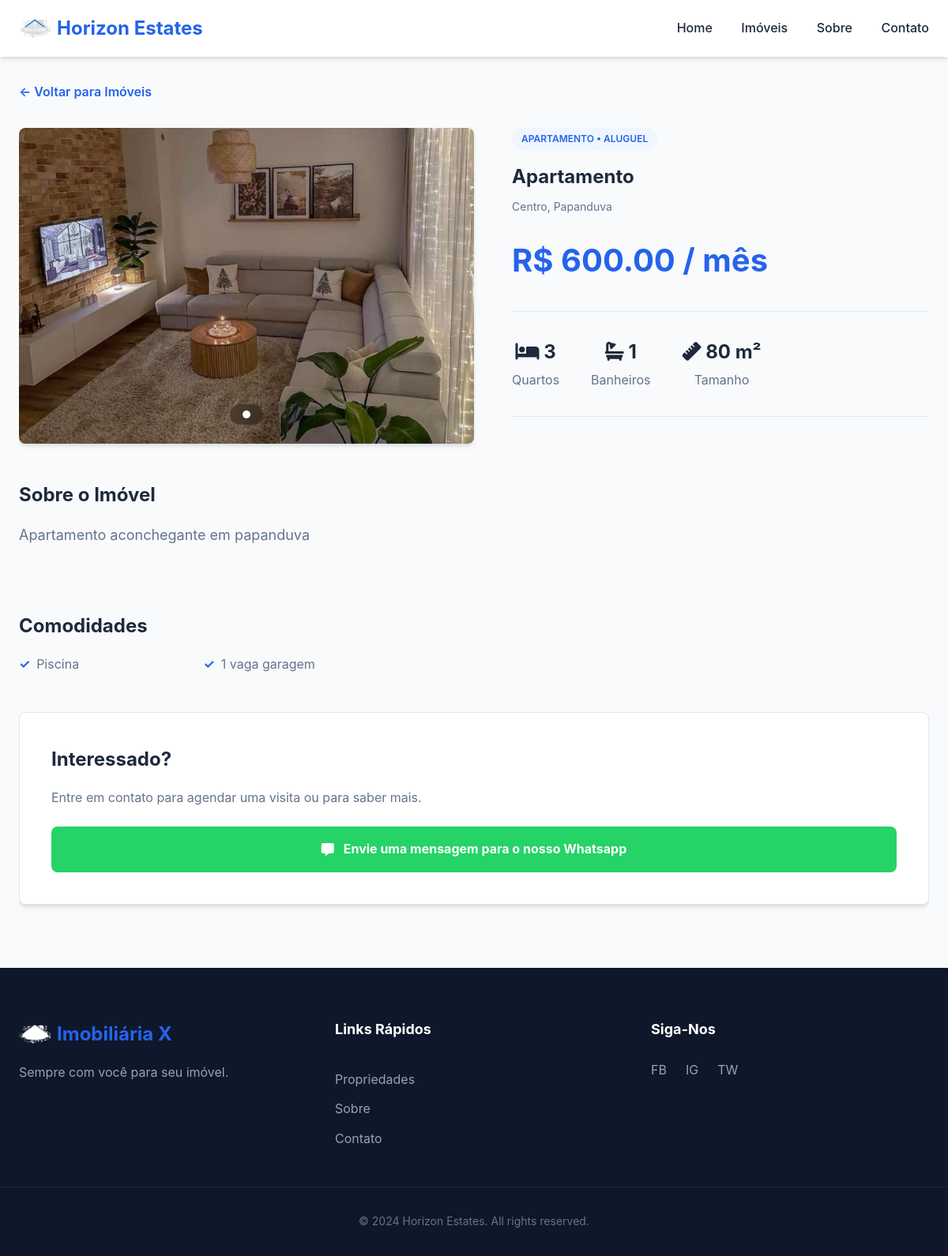
Page /property-details/4 on the committed database.
### app/models.py (models this page shows)
class Property_Images(db.Model):
    id = db.Column(db.Integer, primary_key = True )
    image = db.Column(db.String(255), nullable = False)
    property_id = db.Column(db.Integer, db.ForeignKey('properties.id'))
    property = relationship('Properties', back_populates='images')

class Properties(db.Model):
    id = db.Column(db.Integer, primary_key = True )
    name = db.Column(db.String(200), unique = True, nullable = False)
    type = db.Column(db.String(40), nullable = False)
    images = relationship("Property_Images", back_populates="property")
    transaction = db.Column(db.String(10), nullable = False)
    city = db.Column(db.String(50), nullable = False)
    neighbourhood = db.Column(db.String(50))
    price = db.Column(db.Float, nullable = False)
    beds = db.Column(db.Integer, nullable = False)
    baths = db.Column(db.Integer, nullable = False)
    sqmt = db.Column(db.Integer, nullable = False)
    features = relationship("Property_Features", back_populates="property")
    description = db.Column(db.String(255))
    active = db.Column(db.Boolean, default = True)
    created_at = db.Column(db.DateTime(timezone = True))

class Property_Features(db.Model):
    id = db.Column(db.Integer, primary_key = True )
    feature = db.Column(db.String(50), nullable = False)
    property_id = db.Column(db.Integer, db.ForeignKey('properties.id'))
    property = relationship('Properties', back_populates='features')

### app/routes.py (the view)
@main_bp.route('/property-details/<int:property_id>')
def property_details(property_id):
    property = Properties.query.get_or_404(property_id)
    return render_template('property-details.html', property = property)

### app/templates/property-details.html (shortened to what this page needs)
<!DOCTYPE html>
<html lang="en">
<head>
    <link rel="stylesheet" href="{{ url_for('static', filename='css/styles.css') }}">
    <link rel="stylesheet" href="https://cdnjs.cloudflare.com/ajax/libs/font-awesome/6.5.0/css/all.min.css">
</head>
<body>
    <header id="main-header">
        <div class="container header-content">
            <div class="logo-container">
                <img src="{{ url_for('static', filename='img/logo.png') }}" alt="Horizon Estates Logo" class="logo-img">
                <span class="brand-name">Horizon Estates</span>
            </div>
            <nav class="desktop-nav">
                <a>Home</a>
                <a>Imóveis</a>
                <a href="#about">Sobre</a>
                <a href="#contact">Contato</a>
            </nav>
        </div>
    </header>
    <div class="container detail-container">
        <a class="btn-back">&larr; Voltar para Imóveis</a>
        <div class="detail-split-layout">
            <div class="detail-gallery-side">
                <div class="gallery-container">
                    <div class="gallery-slider" id="gallery-slider">
                        {% if property.images %}
                        {% for img in property.images %}
                        <div class="gallery-item">
                            <img src="{{ img.image }}" alt="{{ property.name }}" class="property-img">
                        </div>
                        {% endfor %}
                        {% else %}
                        <div class="gallery-item">
                            <img src="/static/img/default-property.png" alt="No image available" class="property-img">
                        </div>
                        {% endif %}
                    </div>
                    <div class="gallery-nav">
                        {% for img in property.images %}
                        <div class="gallery-dot {% if loop.first %}active{% endif %}" data-index="{{ loop.index0 }}">
                        </div>
                        {% endfor %}
                    </div>
                </div>
            </div>
            <div class="detail-info-side">
                <div class="property-detail-header">
                    {% set type_labels = {
                    'PREDIO': 'Prédio',
                    'CASA': 'Casa',
                    'APARTAMENTO': 'Apartamento'
                    } %}
                    <span class="property-type-tag">
                        {{ type_labels.get(property.type, property.type) }} • {{ property.transaction }}
                    </span>
                    <h2>{{ property.name }}</h2>
                    <p class="property-location">
                        {{ property.neighbourhood }}, {{ property.city.replace('-', ' ') }}
                    </p>
                    <div class="detail-price">
                        {% if property.transaction == 'ALUGUEL' %}
                        R$ {{ "{:,.2f}".format(property.price) }} / mês
                        {% else %}
                        R$ {{ "{:,.2f}".format(property.price) }}
                        {% endif %}
                    </div>
                </div>
                <div class="property-specs-large">
                    <div class="spec-large-item">
                        <span class="spec-large-value"><i class="fas fa-bed"></i> {{ property.beds }}</span>
                        <span>Quartos</span>
                    </div>
                    <div class="spec-large-item">
                        <span class="spec-large-value"><i class="fas fa-bath"></i> {{ property.baths }}</span>
                        <span>Banheiros</span>
                    </div>
                    <div class="spec-large-item">
                        <span class="spec-large-value"><i class="fas fa-ruler"></i> {{ property.sqmt }} m²</span>
                        <span>Tamanho</span>
                    </div>
                </div>
                <div class="detail-description">
                    <h3>Sobre o Imóvel</h3>
                    <p>{{ property.description or 'No description available.' }}</p>
                </div>
                <div class="detail-features">
                    <h3>Comodidades</h3>
                    <ul class="features-list">
                        {% for f in property.features %}
                        <li>{{ f.feature }}</li>
                        {% endfor %}
                    </ul>
                </div>
                 <div class="contact-card-inline">
                    <h4>Interessado?</h4>
                    <p>Entre em contato para agendar uma visita ou para saber mais.</p>
                    <a href="https://wa.me/1234567890" target="_blank" class="btn-whatsapp">
                    <i class="fas fa-message"></i> Envie uma mensagem para o nosso Whatsapp
                    </a>
                </div>
            </div>
        </div>
    </div>
    <footer>
        <div class="container footer-content">
            <div class="footer-info">
                <div class="logo-container">
                    <img src="{{ url_for('static', filename='img/logo.png') }}" alt="Horizon Estates Logo"
                        class="logo-img footer-logo">
                    <span class="brand-name">Imobiliária X</span>
                </div>
                <p>Sempre com você para seu imóvel.</p>
            </div>
            <div class="footer-links">
                <h4>Links Rápidos </h4>
                <a>Propriedades</a>
                <a href="#about">Sobre</a>
                <a href="#contact">Contato</a>
            </div>
            <div class="footer-social">
                <h4>Siga-Nos</h4>
                <div class="social-icons">
                    <span>FB</span>
                    <span>IG</span>
                    <span>TW</span>
                </div>
            </div>
        </div>
        <div class="footer-bottom">
            <p>&copy; 2024 Horizon Estates. All rights reserved.</p>
        </div>
    </footer>
</body>
</html>

### rows in the picture
Property_Images: image (picture)
Properties: get "APARTAMENTO", transaction "ALUGUEL", name "Apartamento", neighbourhood "Centro", city.replace "Papanduva", price "600.00", beds "3", baths "1", sqmt "80", description "Apartamento aconchegante em papanduva"
Property_Features: feature "Piscina"
Property_Features: feature "1 vaga garagem"
